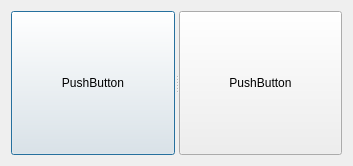
<?xml version="1.0" encoding="UTF-8"?>
<ui version="4.0">
 <class>Dialog</class>
 <widget class="QDialog" name="Dialog">
  <property name="geometry">
   <rect>
    <x>0</x>
    <y>0</y>
    <width>353</width>
    <height>166</height>
   </rect>
  </property>
  <property name="windowTitle">
   <string>Dialog</string>
  </property>
  <layout class="QHBoxLayout" name="horizontalLayout">
   <item>
    <widget class="QSplitter" name="splitter">
     <property name="orientation">
      <enum>Qt::Horizontal</enum>
     </property>
     <widget class="QPushButton" name="pushButton">
      <property name="text">
       <string>PushButton</string>
      </property>
     </widget>
     <widget class="QPushButton" name="pushButton_2">
      <property name="text">
       <string>PushButton</string>
      </property>
     </widget>
    </widget>
   </item>
  </layout>
 </widget>
 <layoutdefault spacing="6" margin="11"/>
 <resources/>
 <connections/>
</ui>
